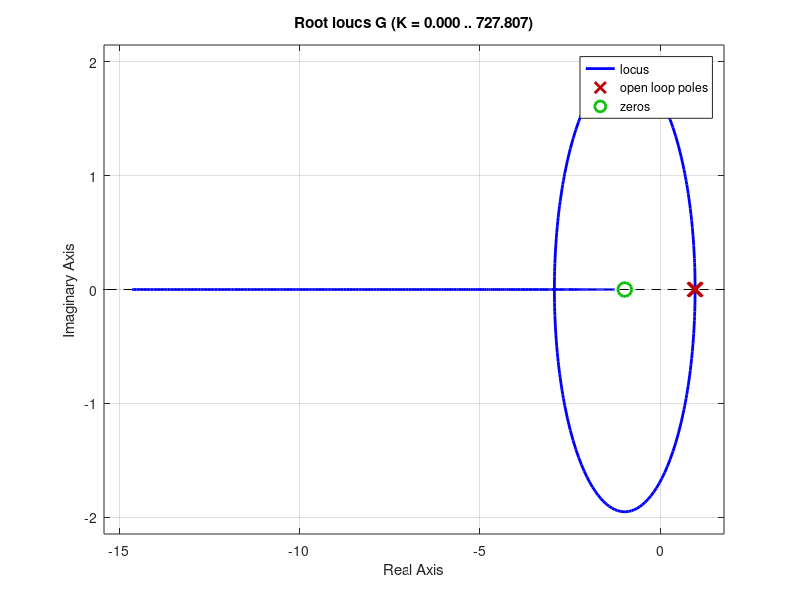
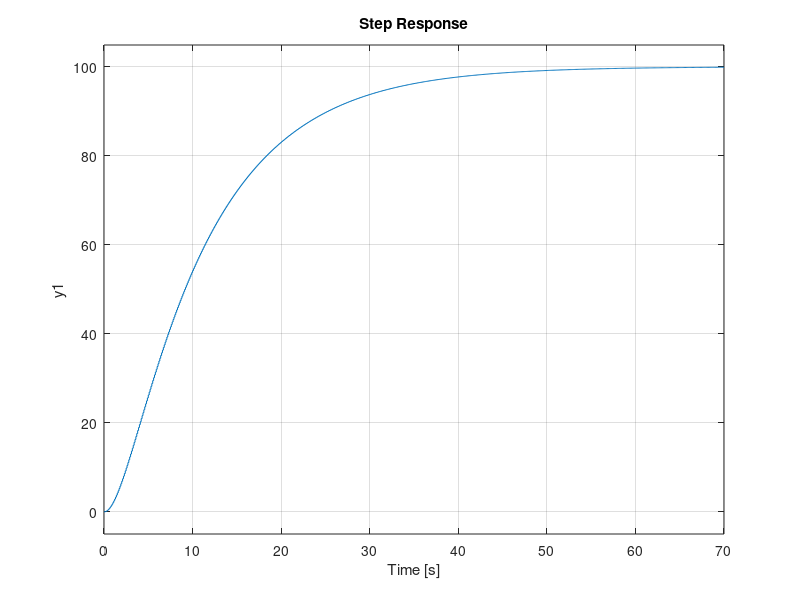
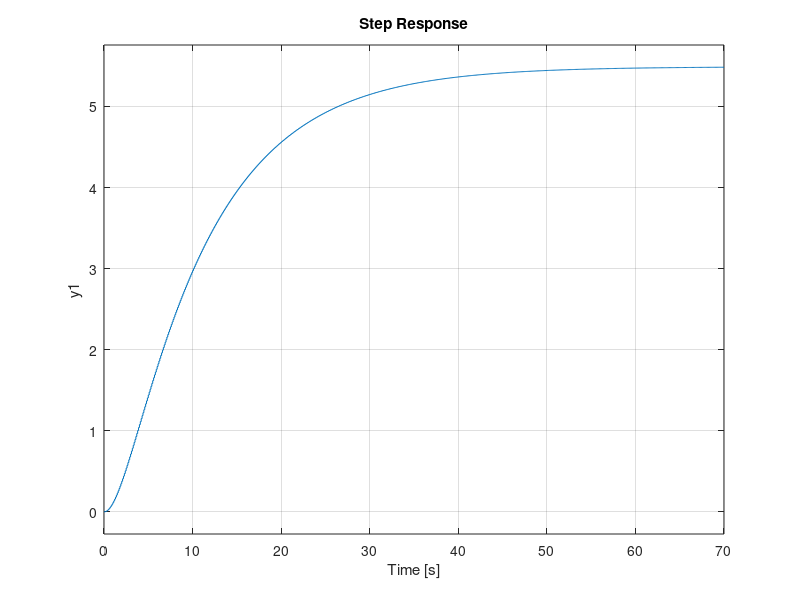
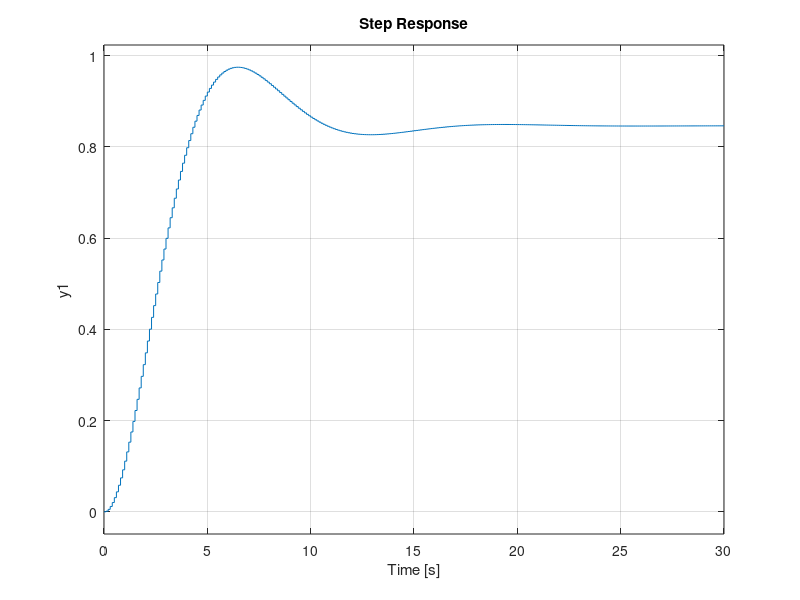

MATLAB code to generate these figures, in order: (Note: this script raises an error after producing the figures.)
close all
clear all

Gs = tf(5,[1,0.6,0.05]); %funçao continuo
T = 0.5/5; % tempo de amostragem


%funçao discreta
G = c2d(Gs,T,'zoh');

%% Controlador P

%plots
figure(1)
rlocus(G)
grid on;

figure(2)
step(G)
grid on;

CP = 0.0549;

%malha fechada controlador P
G_MF_P = feedback(CP*G,1);

figure(3)
step(CP*G)
grid on;

figure(4)
step(G_MF_P)
grid on;

stepinfo(G_MF_P)

%erros regime permanente
syms z;
% Função de transferência simbólica
Gz_sym = poly2sym(G.Numerator{1}, z) / poly2sym(G.Denominator{1}, z);

% 1. Entrada degrau: R(z) = z / (z - 1)
R_step = z / (z - 1);
step_G = R_step / (1 + CP*Gz_sym);
Ess_step = limit(step_G, z, 1);
disp(['Erro de regime permanente para degrau: ', char(Ess_step)]);

% 2. Entrada rampa: R(z) = z / (z - 1)^2
R_ramp = z / (z - 1)^2;
Ess_ramp = limit(R_ramp / (1 + Gz_sym), z, 1);
disp(['Erro de regime permanente para rampa: ', char(Ess_ramp)]);

% 3. Entrada parábola: R(z) = z / (z - 1)^3
R_parabola = z / (z - 1)^3;
Ess_parabola = limit(R_parabola / (1 + Gz_sym), z, 1);
disp(['Erro de regime permanente para parábola: ', char(Ess_parabola)]);


%% Controle PI--------------------------------
syms K Ki

%valor para a igualdade de K/KI
igualdade = 0.990049833749677;

%soluçao da equaçao pra achar K/KI
equacao = (K - Ki*0.1/2)/(K + Ki*0.1/2) == igualdade;
K_ratio = solve(equacao, K); % Primeiro resolver para K
K_Ki = double(K_ratio/Ki);

PI_inic = tf([1, -igualdade],[1,-1],T)

figure(5)
rlocus(PI_inic*G) %ganho 0.045
grid on;

K_linha_inic = 0.0455;

%% rodar ate aqui e colocar o valor de K_Ki no lugar de 10
%o ganho proporcional e proximo de 1 entao considera igual 1.
equacao1 = K + Ki*T/2 == 0.0455;

%valor de K_Ki.
equacao2 = K/Ki == 10; 

% Resolver o sistema de equações
solucao = solve([equacao1, equacao2], [K, Ki]);

%valores de K e Ki para o K'
Kp_linha = double(solucao.K);
Ki_linha = double(solucao.Ki);

%ganho proporcional K' que acha na MA do I*G
K_linha = K_linha_inic;
%valor do zero do controlador
K_zero = (Kp_linha - Ki_linha*T/2)/(Kp_linha + Ki_linha*T/2);

%controlador PI
PI_disc = K_linha*tf([1,-K_zero],[1,-1],T)

figure(5)
rlocus(PI_disc*G) %ganho 0.045
grid on;

figure(6)
step(PI_disc*G)
grid on;

%malha fechada
G_MF_PI = feedback(PI_disc*G,1);

figure(7)
step(G_MF_PI)
grid on;

stepinfo(G_MF_PI)

%residuos
num_prod = conv(PI_disc.Numerator{1}, G.Numerator{1});
den_prod = conv(PI_disc.Denominator{1}, G.Denominator{1});
[r,p,k] = residue(num_prod, den_prod);



